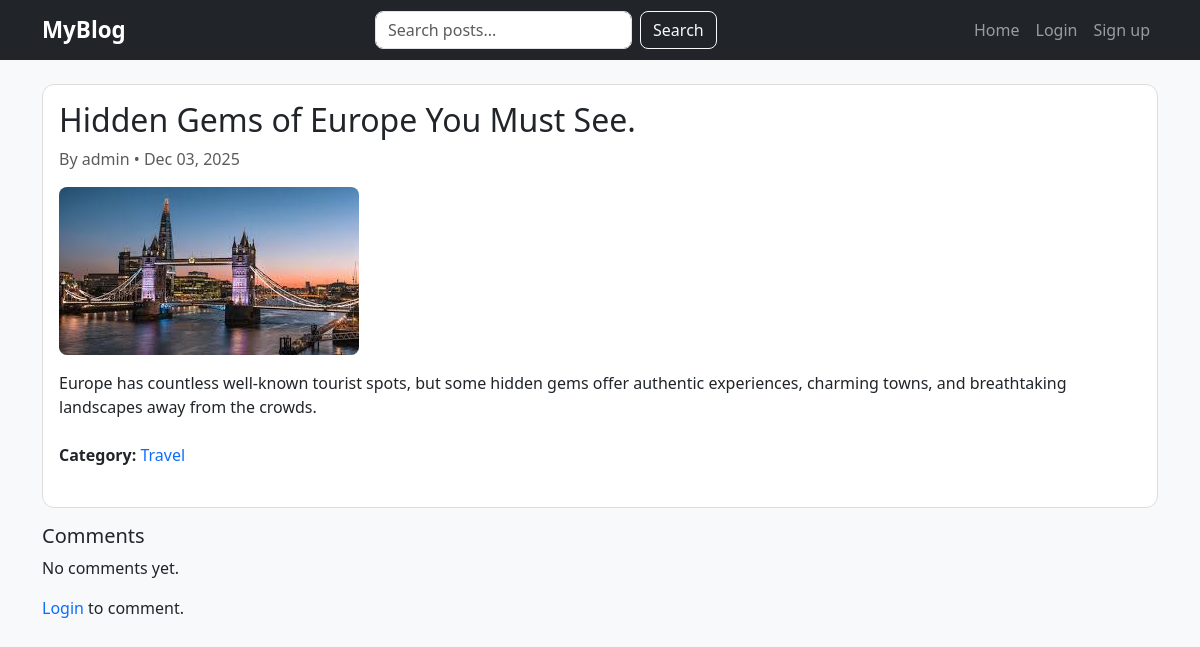
The app's page /post/travel/ with its own data.
### myblog/models.py (models this page shows, shortened)
class Post(models.Model):
    STATUS_CHOICES = (('draft', 'Draft'), ('published', 'Published'))
    title = models.CharField(max_length=200)
    slug = models.SlugField(max_length=220, unique=True, blank=True)
    author = models.ForeignKey(User, on_delete=models.CASCADE)
    content = models.TextField()
    feature_image = models.ImageField(upload_to='posts/', blank=True, null=True)
    category = models.ForeignKey(Category, on_delete=models.SET_NULL, null=True, blank=True)
    status = models.CharField(max_length=10, choices=STATUS_CHOICES, default='draft')
    created_at = models.DateTimeField(auto_now_add=True)
    updated_at = models.DateTimeField(auto_now=True)
    category = models.ForeignKey(Category, on_delete=models.CASCADE, related_name='posts')
    class Meta:
        ordering = ['-created_at']

class Category(models.Model):
    name = models.CharField(max_length=100, unique=True)
    slug = models.SlugField(unique=True)

### myblog/views.py (the view)
# urls.py: path('post/<slug:slug>/', views.post_detail, name='post_detail'),
def post_detail(request, slug):
    post = get_object_or_404(Post, slug=slug, status='published')
    comments = post.comments.all()
    if request.method == 'POST':
        if not request.user.is_authenticated:
            messages.error(request, 'You must be logged in to comment')
            return redirect('login')
        comment_form = CommentForm(request.POST)
        if comment_form.is_valid():
            comment = comment_form.save(commit=False)
            comment.post = post
            comment.user = request.user
            comment.save()
            messages.success(request, 'Comment added successfully!')
            return redirect(post.get_absolute_url())
        else:
            messages.warning(request,"Comment cannot be empty.")
    else:
        comment_form = CommentForm()
    return render(request, 'blog/post_detail.html', {'post': post, 'comments': post.comments.all(),'comment_form': comment_form})

### myblog/forms.py
class CommentForm(forms.ModelForm):
    class Meta:
        model = Comment
        fields = ['body']
        widgets = {
            'body': forms.Textarea(attrs={'rows': 4, 'class': 'form-control', 'placeholder': 'Write your comment here...'}),
        }

### myblog/templates/blog/post_detail.html (shortened to what this page needs)
{% extends 'blog/base.html' %}
{% block content %}
<div class="card mb-3">
  <div class="card-body">
    <h2>{{ post.title }}</h2>
    <p class="text-muted">
      By {{ post.author.username }} • {{ post.created_at|date:'M d, Y' }}
    </p>
    {% if post.feature_image %}
      <img src="{{ post.feature_image.url }}" class="img-fluid mb-3" alt="{{ post.title }}">
    {% endif %}
    <div class="mb-4">
      {{ post.content|safe }}
    </div>
    <div class="mb-4">
      <strong>Category:</strong>
      {% if post.category %}
        <a href="{% url 'category_posts' post.category.slug %}">
            {{ post.category.name }}
        </a>
      {% else %}
        <span class="text-muted">Uncategorized</span>
      {% endif %}
    </div>
  </div>
</div>
<h5>Comments</h5>
{% for comment in comments %}
  <div class="mb-3 border rounded p-2">
    <div class="d-flex justify-content-between">
      <div>
        <strong>{{ comment.user.username }}</strong>
        <small class="text-muted"> — {{ comment.created_at|date:'M d, Y H:i' }}</small>
      </div>
      <div>
        {% if user.is_authenticated and user == comment.user or user.is_authenticated and user == post.author or user.is_staff %}
          <form method="post" action="{% url 'comment_delete' comment.pk %}" style="display:inline;">
            {% csrf_token %}
            <button class="btn btn-sm btn-outline-danger" type="submit">Delete</button>
          </form>
        {% endif %}
      </div>
    </div>
    <p class="mb-0 mt-2">{{ comment.body }}</p>
  </div>
{% empty %}
  <p>No comments yet.</p>
{% endfor %}
{% if user.is_authenticated %}
  <div class="card mt-3 p-3">
    <form method="post" action="{% url 'add_comment' post.id %}">
      {% csrf_token %}
      {{ comment_form.as_p }}
      <button class="btn btn-primary">Add Comment</button>
    </form>
  </div>
{% else %}
  <p class="mt-3">
    <a href="{% url 'login' %}">Login</a> to comment.
  </p>
{% endif %}
{% endblock %}

### static/css/styles.css (style rules this page uses)
body { background-color: #f8f9fa; font-family: 'Segoe UI', Tahoma, Geneva, Verdana, sans-serif; }
a { text-decoration: none; }
* { transition: 0.2s ease-in-out; }
.card { border-radius: 12px; overflow: hidden; border: 1px solid #ddd; background: #fff; }
.card img { border-radius: 8px; object-fit: cover; }

### records on screen
Post: title "Hidden Gems of Europe You Must See.", author.username "admin", created_at "Dec 03, 2025", feature_image (picture), content "Europe has countless well-known tourist spots, but some hidden gems offer authentic experiences, charming towns, and breathtaking landscapes away from the crowds.", category.name "Travel"
